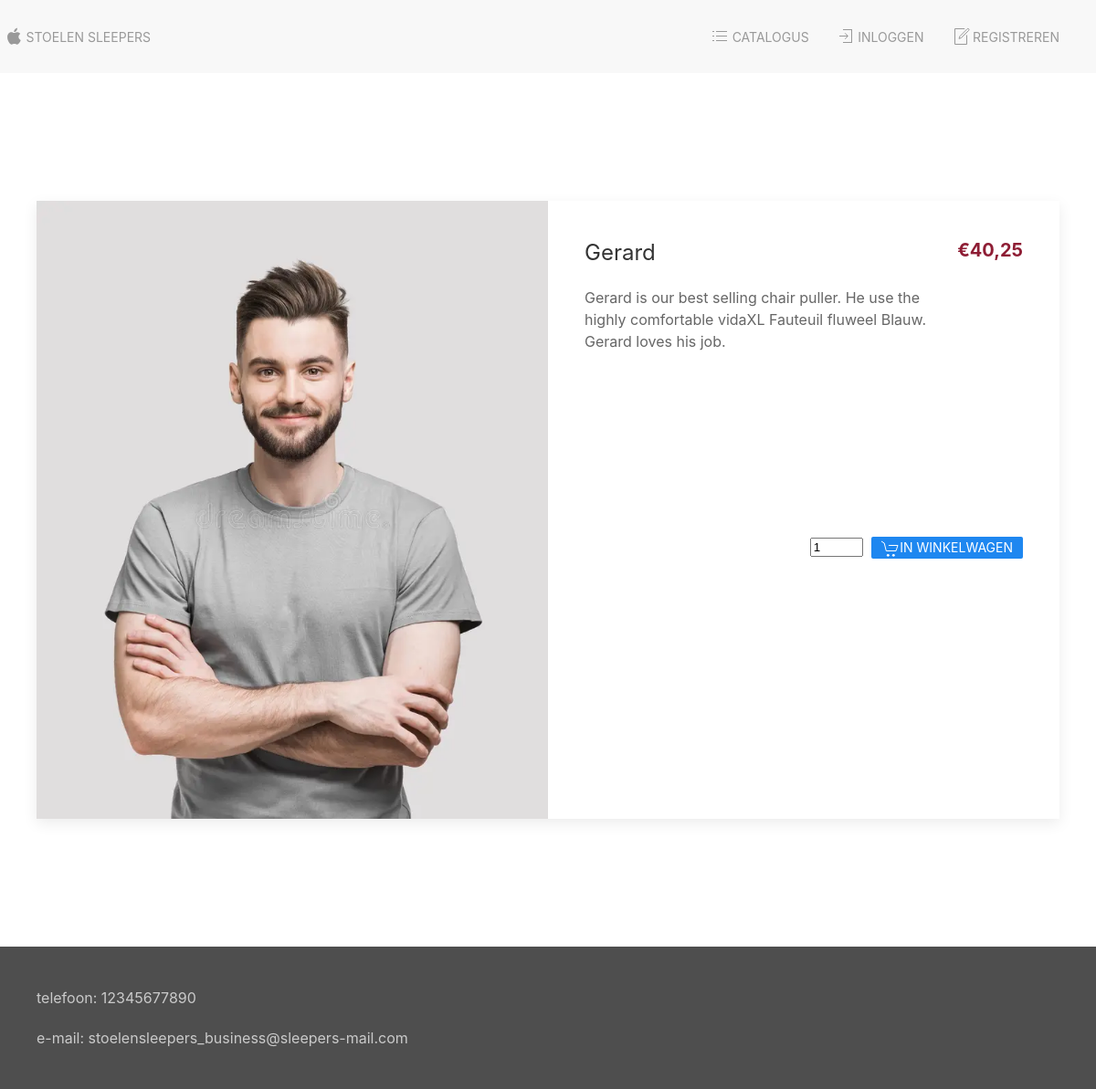
The page /dev/product.php?product_id=5 on the database as committed earlier.
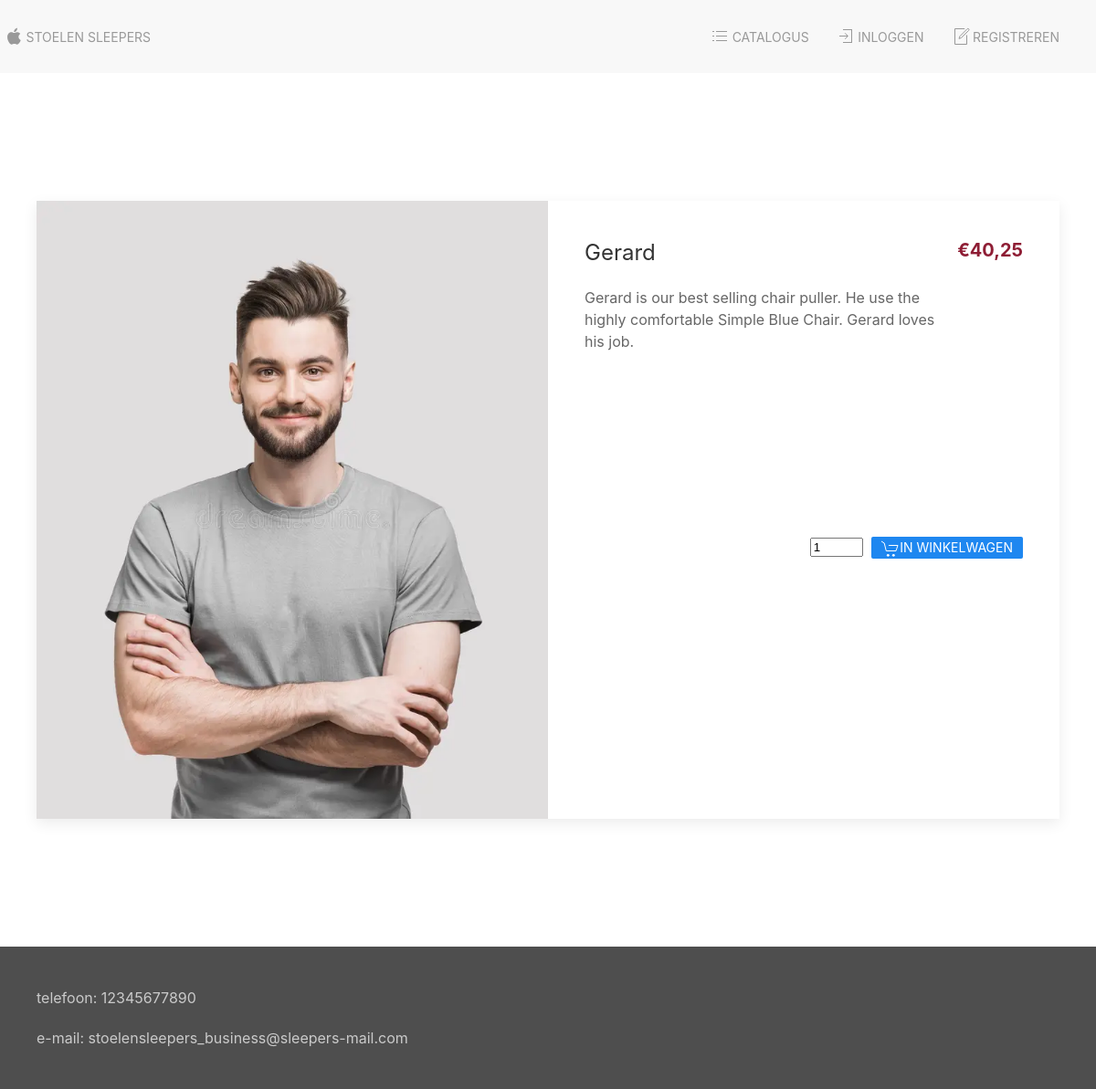
The same page on the database as committed later.
### tables this page shows
CREATE TABLE `products` (
  `ID` int(255) NOT NULL,
  `name` varchar(50) NOT NULL,
  `description` varchar(250) NOT NULL,
  `price` float NOT NULL,
  `image` varchar(50) NOT NULL,
  `categorie_id` int(255) NOT NULL
);

### dev/src/helpers/login.helper.php (called while the page is built, shortened)
<?php
class LoginHelper
{
    public function isLoggedIn(): bool
    {
        return false;
    }
}

### dev/src/database/Database.class.php (called while the page is built, shortened)
<?php
class Database extends PDO
{
    public function runSql(string $sql, array $params = []): array
    {
        $query = $this->prepare($sql);
        $query->execute($params);
        return $query->fetchAll(PDO::FETCH_ASSOC);
    }
}

### dev/src/helpers/price.helper.php (called while the page is built, shortened)
<?php
class PriceHelper
{
    public function parseFloatToPrice(float $float): string
    {
        $stringFloat = (string) $float;
        $stringFloat = str_replace(".", ",", $stringFloat);
        $decimals = preg_split("/,/", $stringFloat);
        $decimals = (string) $decimals[1];
        return $stringFloat;
    }
}

### dev/product.php (the view, shortened to what this page needs)
<?php
include_once("./src/database/Database.class.php");
include_once("./src/helpers/price.helper.php");
$PriceHelper = new PriceHelper();
try {
    $dbconn = new Database();
    $productId = $_GET["product_id"];
    $sql = "SELECT * FROM products WHERE ID = :id";
    $recset = $dbconn->runSql($sql, [':id' => $productId]);
    if (empty($recset)) {
        $recset = $dbconn->runSql($sql, [':id' => 1])[0];
    } else {
        $recset = $recset[0];
    }
} catch (PDOException $e) {
    echo ("connection failed: " . $e->getMessage());
}
include_once("template/head.inc.php");
?>
<main>
    <div class="uk-container">
        <div class="uk-flex uk-flex-center uk-flex-wrap uk-flex-wrap-around">
            <div class="uk-flex-column">
                <div class="uk-flex-row@xl">
                    <div class="uk-card uk-card-default uk-grid-collapse uk-child-width-1-2@s uk-margin" uk-grid>
                        <section class="uk-width-1-2 uk-card-media-left">
                            <img src="<?= $recset["image"] ?>" class="" alt="" title="" />
                        </section>
                        <div>
                            <div class="uk-card-body">
                                <div class="uk-flex">
                                    <div class="uk-flex-row">
                                        <h2 class="uk-card-title"><?= $recset["name"] ?></h2>
                                        <p><?= $recset["description"] ?></p>
                                    </div>
                                    <div class="uk-flex-row">
                                        <div class="uk-flex-column">
                                            <h4 class="price-text">
                                                &euro;<?= $PriceHelper->parseFloatToPrice($recset["price"]) ?></h4>
                                        </div>
                                    </div>
                                </div>
                            </div>
                            <div class="uk-column-1-1 uk-margin-xlarge-top">
                                <div class="uk-container uk-margin-medium-right">
                                    <div class="uk-flex uk-flex-right">
                                        <form class="uk-margin-large" name="cart"
                                            action="src/formHandlers/toCart.handler.php" method="POST">
                                            <div uk-form-custom="target: true">
                                                <input name="amount" type="number"
                                                    class="uk-form-width-xsmall uk-margin-xsmall-right" value="1"
                                                    min="1" max="50" required
                                                    oninput="enableToCartIfProductAmountGood()">
                                                <button name="toCart" type="submit"
                                                    class="uk-label uk-button uk-button-primary"><span
                                                        uk-icon="icon: cart"></span>in Winkelwagen</button>
                                            </div>
                                        </form>
                                    </div>
                                </div>
                            </div>
                        </div>
                    </div>
                </div>
            </div>
        </div>
    </div>
</main>
<?php
include_once("template/foot.inc.php");

### dev/template/head.inc.php (shortened to what this page needs)
<?php
include_once(__DIR__ . "/../src/helpers/login.helper.php");
include_once(__DIR__ . "/../src/database/Database.class.php");
try {
    $login = new LoginHelper();
} catch (PDOException $error) {
    echo "Connection failed: " . $e->getMessage();
    die();
}
?>
<!DOCTYPE html>
<html lang="en">
<head>
    <link href="./css/uikit_rtl.min.css" rel="stylesheet" />
    <link href="./css/uikit.min.css" rel="stylesheet" />
</head>
<body>
    <nav class="uk-navbar-container">
        <div uk-navbar class="uk-margin-xsmall-left uk-margin-medium-right">
            <div class="uk-navbar-left">
                <ul class="uk-navbar-nav">
                    <li>
                        <a href="index.php">
                            <span uk-icon="icon: apple"></span>
                            <p>Stoelen sleepers</p>
                        </a>
                    </li>
                </ul>
            </div>
            <div class="uk-navbar-right">
                <ul class="uk-navbar-nav">
                    <li>
                        <a href="catalogue.php">
                            <span uk-icon="icon: list"></span>
                            <p>Catalogus</p>
                        </a>
                    </li>
                    <?php if (!$login->isLoggedIn()): ?>
                        <li>
                            <a href="login.php">
                                <span uk-icon="icon: sign-in"></span>
                                <p>Inloggen</p>
                            </a>
                        </li>
                        <li>
                            <a href="register.php">
                                <span uk-icon="icon: file-edit"></span>
                                <p>Registreren</p>
                            </a>
                        </li>
                    <?php endif; ?>
                </ul>
            </div>
        </div>
    </nav>

### dev/template/foot.inc.php (shortened to what this page needs)
<footer uk-sticky="position: bottom">
        <div>
            <div class="uk-overlay-primary">
                <div class="uk-container">
                    <br>
                    <p>telefoon: 12345677890</p>
                    <p>e-mail: stoelensleepers_business@sleepers-mail.com</p>
                    <br>
                </div>
            </div>
        </div>
    </footer>
</body>
</html>

Rows that differ between the two databases and show on the page:
changed products "Gerard": description "Gerard is our best selling chair puller. He use the highly comfortable vidaXL Fauteuil fluweel Blauw. Gerard loves his job." → "Gerard is our best selling chair puller. He use the highly comfortable Simple Blue Chair. Gerard loves his job."
